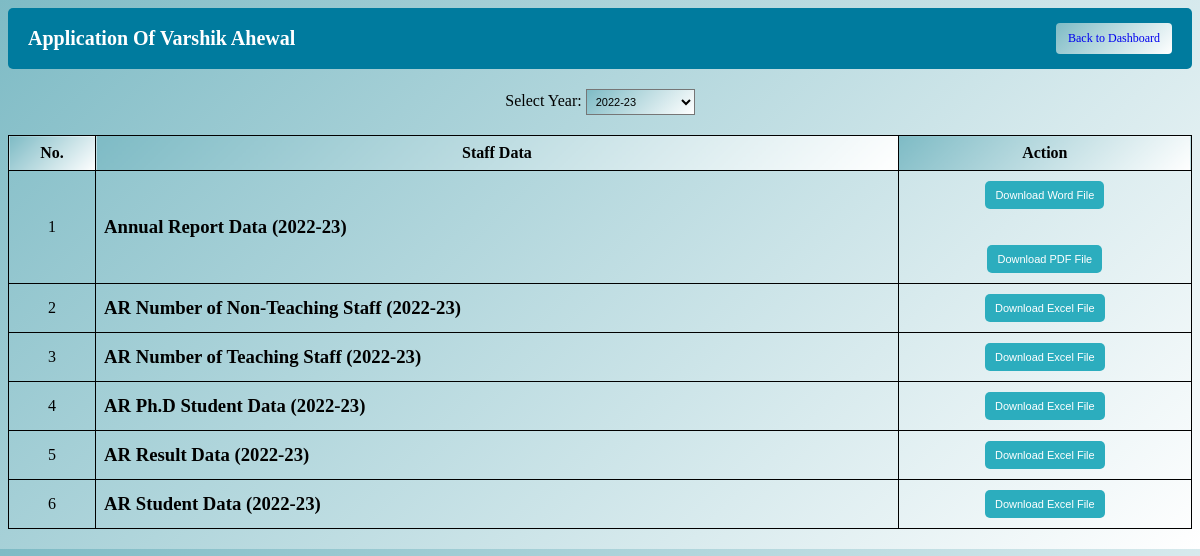
Before: /index/ with the older database file.
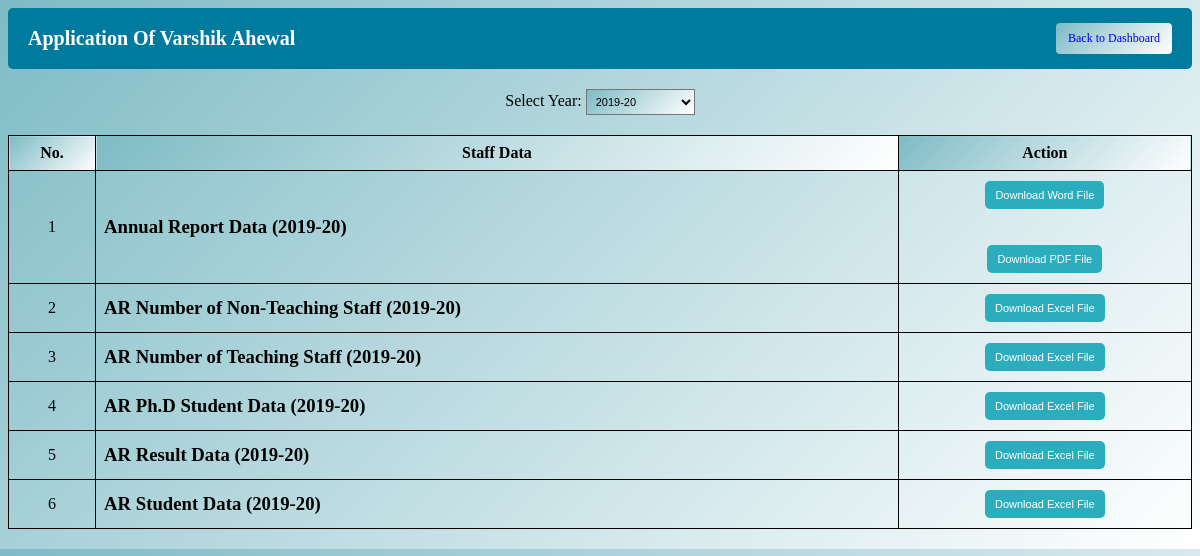
After: the same page with the newer database file.
### staff/models.py (models this page shows, shortened)
class Year(models.Model):
    year = models.CharField(max_length=255,null=True)

### staff/views.py (the view)
# urls.py: path('index/', views.index, name='index'),
def index(request):
    years = Year.objects.all().order_by('year')  # Get available years
    selected_year = request.GET.get('year', years.first().year if years else None)  # Default to the latest year if none selected
    context = {
        'years': years,
        'selected_year': selected_year,
    }
    return render(request, 'index.html', context)

### templates/index.html (shortened to what this page needs)
<!DOCTYPE html>
<html lang="en">
<head>
</head>
<body>
<div class="navbar">
  <div class="project-name">Application Of Varshik Ahewal</div>
  <a href="{% url 'dashboard' %}" class="back-button">Back to Dashboard</a>
</div>
  <div class="year-selection">
    <form method="get">
      <label for="year">Select Year:</label>
      <select name="year" id="year" onchange="this.form.submit()">
        {% for year in years %}
          <option value="{{ year.year }}" {% if year.year == selected_year %}selected{% endif %}>{{ year.year }}</option>
        {% endfor %}
      </select>
    </form>
  </div>
  <table>
    <tr>
      <th>No.</th>
      <th>Staff Data</th>
      <th>Action</th>
    </tr>
    <tr>
      <td>1</td>
      <td>
        <div class="section">
          <h3>Annual Report Data ({{ selected_year }})</h3>
      </div>
      </td>
      <td>
          <form action="{% url 'download' %}" method="get">
              <button type="submit">Download Word File</button>
          </form>
      <br><br>
          <form action="{% url 'generate_pdf' %}" method="get">
            <button type="submit">Download PDF File</button>
        </form>
      </td>
      </tr>
    <tr>
      <td>2</td>
      <td>
        <div class="section">
          <h3>AR Number of Non-Teaching Staff ({{ selected_year }})</h3>
        </div>
      </td>
      <td>
        <form action="{% url 'export_to_excel' %}" method="get">
          <button type="submit">Download Excel File</button>
        </form>
      </td>
    </tr>
    <tr>
      <td>3</td>
      <td>
        <div class="section">
          <h3>AR Number of Teaching Staff ({{ selected_year }})</h3>
        </div>
      </td>
      <td>
        <form action="{% url 'teching' %}" method="get">
          <button type="submit">Download Excel File</button>
        </form>
      </td>
    </tr>
    <tr>
      <td>4</td>
      <td>
        <div class="section">
          <h3>AR Ph.D Student Data ({{ selected_year }})</h3>
        </div>
      </td>
      <td>
        <form action="{% url 'PhD' %}" method="get">
          <button type="submit">Download Excel File</button>
        </form>
      </td>
    </tr>
    <tr>
      <td>5</td>
      <td>
        <div class="section">
          <h3>AR Result Data ({{ selected_year }})</h3>
        </div>
      </td>
      <td>
        <form action="{% url 'export2' %}" method="get">
          <button type="submit">Download Excel File</button>
        </form>
      </td>
    </tr>
    <tr>
      <td>6</td>
      <td>
        <div class="section">
          <h3>AR Student Data ({{ selected_year }})</h3>
        </div>
      </td>
      <td>
        <form action="{% url 'export' %}" method="get">
          <button type="submit">Download Excel File</button>
        </form>
      </td>
    </tr>
  </table>
</body>
</html>

### templates/index.html (style rules this page uses)
body { background: linear-gradient(135deg, #7ebbc5 0%, #ffffff 100%); }
table { border-collapse: collapse; width: 100%; margin-bottom: 20px; }
th, td { border: 1px solid black; padding: 8px; text-align: center; }
th { background: linear-gradient(135deg, #7ebbc5 0%, #ffffff 100%); }
td { padding-top: 10px; padding-bottom: 10px; }
.section { display: flex; justify-content: space-between; align-items: center; }
h3 { margin: 0; }
button { padding: 8px 10px; font-size: 11px; cursor: pointer; background-color: rgb(44, 173, 190); color: white; border: none; border-radius: 5px; }
select { padding: 5px; font-size: 11px; background: linear-gradient(135deg, #7ebbc5 0%, #ffffff 100%); }
.year-selection { display: flex; justify-content: center; margin-bottom: 20px; }
.navbar { background-color: #007b9e; color: white; padding: 15px 20px; display: flex; justify-content: space-between; align-items: center; border-radius: 5px; margin-bottom: 20px; }
.project-name { font-size: 20px; font-weight: bolder; }
.back-button { background: linear-gradient(135deg, #7ebbc5 0%, #ffffff 100%); padding: 8px 12px; text-decoration: none; font-size: 12px; border-radius: 4px; font-weight: 500; transition: background-color 0.3s; }

Changed rows visible on the page:
no longer on this page (row unchanged): Year: year "2022-23"
added Year: year "2019-20"
Other visible differences:
form field year: "2022-23" → "2019-20"
